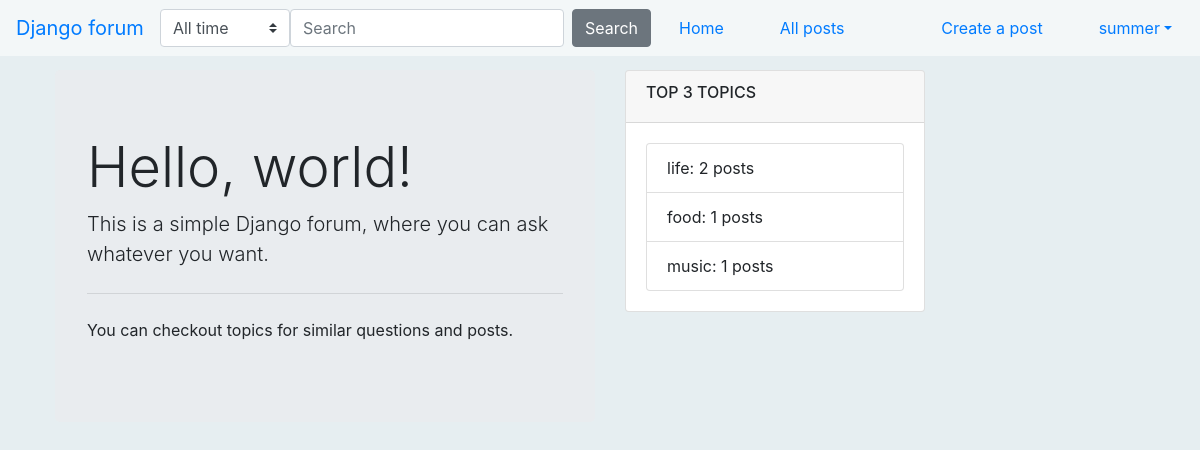
/forum/ (signed in), run on the app's committed database.
### authentication/models.py (models this page shows)
class User(AbstractUser):
    def get_absolute_url(self):
        """Returns the url to access a particular user instance."""
        return reverse('user-detail', args=[str(self.id)])

### forum/models.py (models this page shows, shortened)
class Topic(models.Model):
    name = models.CharField(max_length=50, help_text="Name of the topic.")
    class Meta:
        ordering = ['name']

### forum/views.py (the view)
# urls.py: path('', views.index, name='index'),
def index(request):
    context = {
        'topics': get_top_topics(),
    }
    return render(request, 'forum/index.html', context=context)

### forum/views.py (called while the page is built)
def get_top_topics():
    topics = []
    all_topics = Topic.objects.all()
    for topic in all_topics:
        topics.append({'topic_name': topic.name, 'occurrence': Post.objects.filter(topic=topic.id).count()})
    topics.sort(key=lambda x: x['occurrence'],reverse=True)
    return topics[:3]

### templates/forum/index.html
{% extends "base.html" %}
{% block head_content %}
    {% load static %}
    <link rel="stylesheet" href="{% static 'index.css' %}">
{% endblock %}
{% block content %}
    <div class="container">
      <div class="row">
        <div class="col">
          <div class="jumbotron">
              <h1 class="display-4">Hello, world!</h1>
              <p class="lead">This is a simple Django forum, where you can ask whatever you want.</p>
              <hr class="my-4">
              <p>You can checkout topics for similar questions and posts.</p>
            </div>
        </div>
        <div class="col">
        <div class="card">
          <div class="card-header">
            <h6>TOP 3 TOPICS</h6>
          </div>
            <div class="card-body">
                <ul id="topic-table" class="list-group">
                    {% for topic in topics %}
                        <li class="list-group-item">{{ topic.topic_name }}: {{ topic.occurrence }} posts </li>
                    {% endfor %}
                </ul>
            </div>
        </div>
        </div>
      </div>
    </div>
{% endblock %}

### templates/menu.html (shortened to what this page needs)
<nav id="main-menu" class="navbar navbar-expand-md fixed-top">
    <a class="navbar-brand" href="{% url 'index' %}">Django forum</a>
    <div class="collapse navbar-collapse" id="MainMenu">
          <form class="form-inline my-2 my-lg-0"  action="{% url 'search_results' %}" method="get" >
              <select name="t" class="custom-select">
                  <option value="1">All time</option>
              </select>
              <input class="form-control mr-sm-2" name="q" type="text" placeholder="Search" aria-label="Search">
              <button class="btn btn-secondary my-2 my-sm-0" type="submit">Search</button>
          </form>
          <ul class="navbar-nav justify-content-center">
              <li class="nav-item active">
                  <a class="nav-link" href="{% url 'index' %}">Home</a>
              </li>
              <li class="nav-item">
                  <a class="nav-link" href="{% url 'posts' %}">All posts</a>
              </li>
          </ul>
          <ul class="navbar-nav" id="right-side">
              {% if not user.is_authenticated %}
                  <li class="nav-item">
                      <a class="btn btn-primary" href="{% url 'login' %}?next={{request.path}}" role="button">Log in</a>
                  </li>
                  <li class="nav-item">
                      <a class="btn btn-primary" href="{% url 'signup' %}" role="button">Sign up</a>
                  </li>
              {% else %}
                  <li class="nav-item">
                      <a class="nav-link" href="{% url 'post-create' %}">Create a post</a>
                  </li>
                  <li id="side-drop" class="nav-item dropdown show">
                      <a href="" class="nav-link dropdown-toggle" id="dropdown01" data-toggle="dropdown" aria-haspopup="true" aria-expanded="false">{{ user.username }}</a>
                  </li>
              {% endif %}
          </ul>
    </div>
</nav>

### forum/static/base.css (style rules this page uses)
body { background: #E6EEF1; padding-left: 20px; padding-top: 70px; }
#main-menu { background-color: rgba(255,255,255,0.5); }
.navbar-nav li { margin-left: 20px; margin-right: 20px; }
#right-side { position: absolute; right: 0; }
select.custom-select { width: 130px; }

### forum/static/index.css (style rules this page uses)
.card { width: 300px; }

### data on the page
User: username "summer"
Topic: topic_name "life"
Topic: topic_name "food"
Topic: topic_name "music"

### other printed values
{{ topic.occurrence }} "2" "1" "1"
